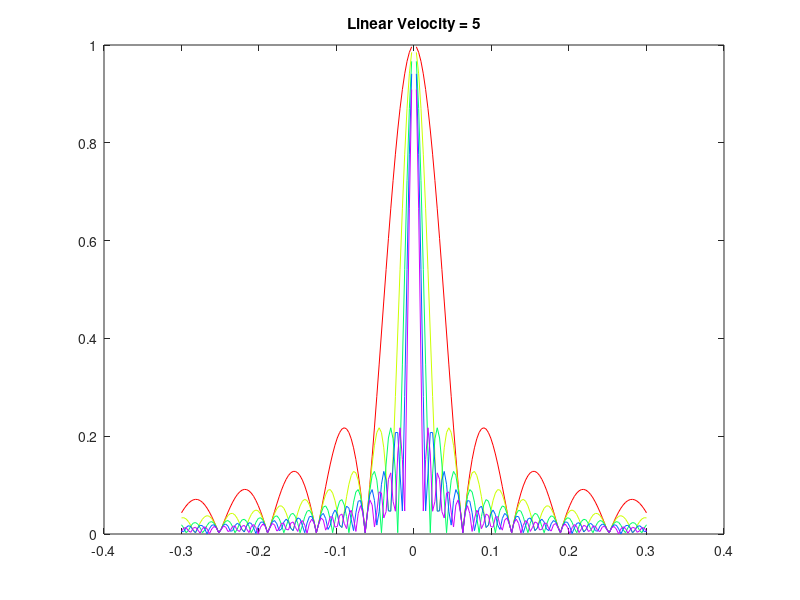

Here is the MATLAB script that generated this plot:
x = 1:5;                                      
Dt = -0.3:0.003:0.3;                          
T = 100;                                      
for i = 1:length(x)
cmap = hsv(length(x));
s = 1;                                         
K = s*abs(sin(x(i)*T*Dt/2)./(x(i)*T*Dt/2));  
plot(Dt,K,'color',cmap(i,:)); 
%print
title(['Linear Velocity = ' num2str(x(i))]);
hold on
%time lapse
pause(0.5)
end

